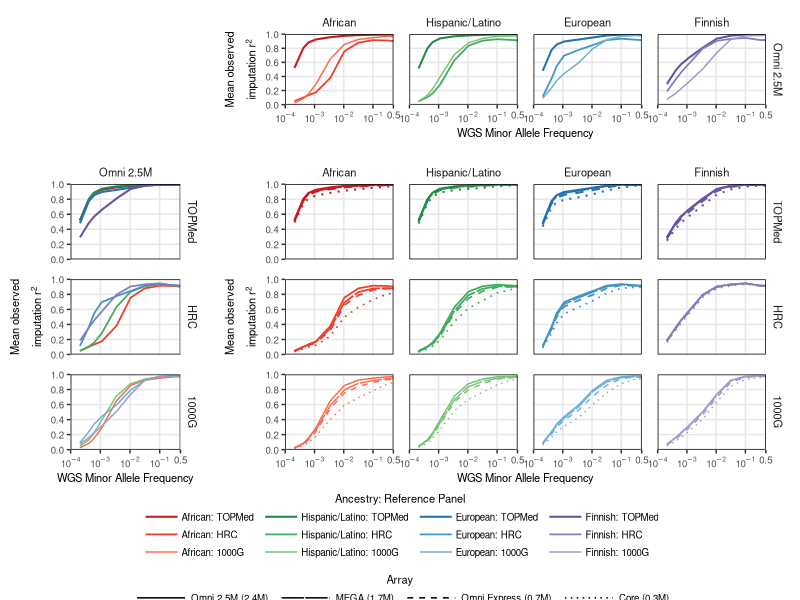

The R script that drew this image:
library(data.table)
library(ggplot2)
library(reshape2)
library(gridExtra)

biome=fread("../analyses/percentileaggr2/biome.bi.snv.mean.tab")
biome=biome[c(which(abs(biome$MAF-0.0002)==min(abs(biome$MAF-0.0002))),which(abs(biome$MAF-0.0004)==min(abs(biome$MAF-0.0004))),which(abs(biome$MAF-0.0006)==min(abs(biome$MAF-0.0006))),which(abs(biome$MAF-0.001)==min(abs(biome$MAF-0.001))),which(abs(biome$MAF-0.0032)==min(abs(biome$MAF-0.0032))),which(abs(biome$MAF-0.01)==min(abs(biome$MAF-0.01))),which(abs(biome$MAF-0.0316)==min(abs(biome$MAF-0.0316))),which(abs(biome$MAF-0.1)==min(abs(biome$MAF-0.1))),which(abs(biome$MAF-0.316)==min(abs(biome$MAF-0.316))),which(abs(biome$MAF-0.5)==min(abs(biome$MAF-0.5)))),]
biome=melt(biome, id="MAF")
biome$Array=rep(0, nrow(biome))
biome$Array[which(biome$variable=="Core_1000G" | biome$variable=="Core_HRC" | biome$variable=="Core_TOPMed")]="Core (0.3M)"
biome$Array[which(biome$variable=="OmniExp_1000G" | biome$variable=="OmniExp_HRC" | biome$variable=="OmniExp_TOPMed")]="Omni Express (0.7M)"
biome$Array[which(biome$variable=="Omni25_1000G" | biome$variable=="Omni25_HRC" | biome$variable=="Omni25_TOPMed")]="Omni 2.5M (2.4M)"
biome$Array[which(biome$variable=="MEGA_1000G" | biome$variable=="MEGA_HRC" | biome$variable=="MEGA_TOPMed")]="MEGA (1.7M)"
biome$Array=as.factor(biome$Array)
biome$`Reference Panel`=rep(0, nrow(biome))
biome$`Reference Panel`[which(biome$variable=="Core_1000G" | biome$variable=="OmniExp_1000G" | biome$variable=="Omni25_1000G" | biome$variable=="MEGA_1000G")]="1000G"
biome$`Reference Panel`[which(biome$variable=="Core_HRC" | biome$variable=="OmniExp_HRC" | biome$variable=="Omni25_HRC"| biome$variable=="MEGA_HRC")]="HRC"
biome$`Reference Panel`[which(biome$variable=="Core_TOPMed" | biome$variable=="OmniExp_TOPMed" | biome$variable=="Omni25_TOPMed" | biome$variable=="MEGA_TOPMed")]="TOPMed"
biome$`Reference Panel`=as.factor(biome$`Reference Panel`)
biome$Ancestry=rep("Hispanic/Latino", nrow(biome))

mlof=fread("../analyses/percentileaggr2/mlof.bi.snv.mean.tab")
mlof=mlof[c(which(abs(mlof$MAF-0.0002)==min(abs(mlof$MAF-0.0002))),which(abs(mlof$MAF-0.0004)==min(abs(mlof$MAF-0.0004))),which(abs(mlof$MAF-0.0006)==min(abs(mlof$MAF-0.0006))),which(abs(mlof$MAF-0.001)==min(abs(mlof$MAF-0.001))),which(abs(mlof$MAF-0.0032)==min(abs(mlof$MAF-0.0032))),which(abs(mlof$MAF-0.01)==min(abs(mlof$MAF-0.01))),which(abs(mlof$MAF-0.0316)==min(abs(mlof$MAF-0.0316))),which(abs(mlof$MAF-0.1)==min(abs(mlof$MAF-0.1))),which(abs(mlof$MAF-0.316)==min(abs(mlof$MAF-0.316))),which(abs(mlof$MAF-0.5)==min(abs(mlof$MAF-0.5)))),]
mlof=melt(mlof, id="MAF")
mlof$Array=rep(0, nrow(mlof))
mlof$Array[which(mlof$variable=="Core_1000G" | mlof$variable=="Core_HRC" | mlof$variable=="Core_TOPMed")]="Core (0.3M)"
mlof$Array[which(mlof$variable=="OmniExp_1000G" | mlof$variable=="OmniExp_HRC" | mlof$variable=="OmniExp_TOPMed")]="Omni Express (0.7M)"
mlof$Array[which(mlof$variable=="Omni25_1000G" | mlof$variable=="Omni25_HRC" | mlof$variable=="Omni25_TOPMed")]="Omni 2.5M (2.4M)"
mlof$Array[which(mlof$variable=="MEGA_1000G" | mlof$variable=="MEGA_HRC" | mlof$variable=="MEGA_TOPMed")]="MEGA (1.7M)"
mlof$Array=as.factor(mlof$Array)
mlof$`Reference Panel`=rep(0, nrow(mlof))
mlof$`Reference Panel`[which(mlof$variable=="Core_1000G" | mlof$variable=="OmniExp_1000G" | mlof$variable=="Omni25_1000G" | mlof$variable=="MEGA_1000G")]="1000G"
mlof$`Reference Panel`[which(mlof$variable=="Core_HRC" | mlof$variable=="OmniExp_HRC" | mlof$variable=="Omni25_HRC"| mlof$variable=="MEGA_HRC")]="HRC"
mlof$`Reference Panel`[which(mlof$variable=="Core_TOPMed" | mlof$variable=="OmniExp_TOPMed" | mlof$variable=="Omni25_TOPMed" | mlof$variable=="MEGA_TOPMed")]="TOPMed"
mlof$`Reference Panel`=as.factor(mlof$`Reference Panel`)
mlof$Ancestry=rep("European", nrow(mlof))

inpsyght=fread("../analyses/percentileaggr2/inpsyght.bi.snv.mean.tab")
inpsyght=inpsyght[c(which(abs(inpsyght$MAF-0.0002)==min(abs(inpsyght$MAF-0.0002))),which(abs(inpsyght$MAF-0.0004)==min(abs(inpsyght$MAF-0.0004))),which(abs(inpsyght$MAF-0.0006)==min(abs(inpsyght$MAF-0.0006))),which(abs(inpsyght$MAF-0.001)==min(abs(inpsyght$MAF-0.001))),which(abs(inpsyght$MAF-0.0032)==min(abs(inpsyght$MAF-0.0032))),which(abs(inpsyght$MAF-0.01)==min(abs(inpsyght$MAF-0.01))),which(abs(inpsyght$MAF-0.0316)==min(abs(inpsyght$MAF-0.0316))),which(abs(inpsyght$MAF-0.1)==min(abs(inpsyght$MAF-0.1))),which(abs(inpsyght$MAF-0.316)==min(abs(inpsyght$MAF-0.316))),which(abs(inpsyght$MAF-0.5)==min(abs(inpsyght$MAF-0.5)))),]
inpsyght=melt(inpsyght, id="MAF")
inpsyght$Array=rep(0, nrow(inpsyght))
inpsyght$Array[which(inpsyght$variable=="Core_1000G" | inpsyght$variable=="Core_HRC" | inpsyght$variable=="Core_TOPMed")]="Core (0.3M)"
inpsyght$Array[which(inpsyght$variable=="OmniExp_1000G" | inpsyght$variable=="OmniExp_HRC" | inpsyght$variable=="OmniExp_TOPMed")]="Omni Express (0.7M)"
inpsyght$Array[which(inpsyght$variable=="Omni25_1000G" | inpsyght$variable=="Omni25_HRC" | inpsyght$variable=="Omni25_TOPMed")]="Omni 2.5M (2.4M)"
inpsyght$Array[which(inpsyght$variable=="MEGA_1000G" | inpsyght$variable=="MEGA_HRC" | inpsyght$variable=="MEGA_TOPMed")]="MEGA (1.7M)"
inpsyght$Array=as.factor(inpsyght$Array)
inpsyght$`Reference Panel`=rep(0, nrow(inpsyght))
inpsyght$`Reference Panel`[which(inpsyght$variable=="Core_1000G" | inpsyght$variable=="OmniExp_1000G" | inpsyght$variable=="Omni25_1000G" | inpsyght$variable=="MEGA_1000G")]="1000G"
inpsyght$`Reference Panel`[which(inpsyght$variable=="Core_HRC" | inpsyght$variable=="OmniExp_HRC" | inpsyght$variable=="Omni25_HRC"| inpsyght$variable=="MEGA_HRC")]="HRC"
inpsyght$`Reference Panel`[which(inpsyght$variable=="Core_TOPMed" | inpsyght$variable=="OmniExp_TOPMed" | inpsyght$variable=="Omni25_TOPMed" | inpsyght$variable=="MEGA_TOPMed")]="TOPMed"
inpsyght$`Reference Panel`=as.factor(inpsyght$`Reference Panel`)
inpsyght$Ancestry=rep("African", nrow(inpsyght))

metsim=fread("../analyses/percentileaggr2/metsim.bi.snv.mean.tab")
metsim=metsim[c(which(abs(metsim$MAF-0.0002)==min(abs(metsim$MAF-0.0002))),which(abs(metsim$MAF-0.0004)==min(abs(metsim$MAF-0.0004))),which(abs(metsim$MAF-0.0006)==min(abs(metsim$MAF-0.0006))),which(abs(metsim$MAF-0.001)==min(abs(metsim$MAF-0.001))),which(abs(metsim$MAF-0.0032)==min(abs(metsim$MAF-0.0032))),which(abs(metsim$MAF-0.01)==min(abs(metsim$MAF-0.01))),which(abs(metsim$MAF-0.0316)==min(abs(metsim$MAF-0.0316))),which(abs(metsim$MAF-0.1)==min(abs(metsim$MAF-0.1))),which(abs(metsim$MAF-0.316)==min(abs(metsim$MAF-0.316))),which(abs(metsim$MAF-0.5)==min(abs(metsim$MAF-0.5)))),]
metsim=melt(metsim, id="MAF")
metsim$Array=rep(0, nrow(metsim))
metsim$Array[which(metsim$variable=="Core_1000G" | metsim$variable=="Core_HRC" | metsim$variable=="Core_TOPMed")]="Core (0.3M)"
metsim$Array[which(metsim$variable=="OmniExp_1000G" | metsim$variable=="OmniExp_HRC" | metsim$variable=="OmniExp_TOPMed")]="Omni Express (0.7M)"
metsim$Array[which(metsim$variable=="Omni25_1000G" | metsim$variable=="Omni25_HRC" | metsim$variable=="Omni25_TOPMed")]="Omni 2.5M (2.4M)"
metsim$Array[which(metsim$variable=="MEGA_1000G" | metsim$variable=="MEGA_HRC" | metsim$variable=="MEGA_TOPMed")]="MEGA (1.7M)"
metsim$Array=as.factor(metsim$Array)
metsim$`Reference Panel`=rep(0, nrow(metsim))
metsim$`Reference Panel`[which(metsim$variable=="Core_1000G" | metsim$variable=="OmniExp_1000G" | metsim$variable=="Omni25_1000G" | metsim$variable=="MEGA_1000G")]="1000G"
metsim$`Reference Panel`[which(metsim$variable=="Core_HRC" | metsim$variable=="OmniExp_HRC" | metsim$variable=="Omni25_HRC"| metsim$variable=="MEGA_HRC")]="HRC"
metsim$`Reference Panel`[which(metsim$variable=="Core_TOPMed" | metsim$variable=="OmniExp_TOPMed" | metsim$variable=="Omni25_TOPMed" | metsim$variable=="MEGA_TOPMed")]="TOPMed"
metsim$`Reference Panel`=as.factor(metsim$`Reference Panel`)
metsim$Ancestry=rep("Finnish", nrow(metsim))

all=rbind(biome, mlof, inpsyght,metsim)
all$Array=factor(all$Array, levels=c("Omni 2.5M (2.4M)","MEGA (1.7M)","Omni Express (0.7M)","Core (0.3M)"))
all$`Reference Panel`=factor(all$`Reference Panel`, levels=c("TOPMed","HRC","1000G"))
ybrks<-c(0,0.2,0.4,0.6,0.8,1)
brks<-c(0.5, 0.1, 0.01,0.001,0.0001)
labs=c(expression(0.5),expression(10^-1), expression(10^-2), expression(10^-3),expression(10^-4))
all$Ancestry=factor(all$Ancestry, levels=c("African","Hispanic/Latino","European","Finnish"))
all=all[order(all$Array),]


all$`Ancestry: Reference Panel`=rep("Hispanic/Latino: TOPMed", nrow(all))
all$`Ancestry: Reference Panel`[which(all$Ancestry=="Hispanic/Latino" & all$`Reference Panel`=="HRC")]="Hispanic/Latino: HRC"
all$`Ancestry: Reference Panel`[which(all$Ancestry=="Hispanic/Latino" & all$`Reference Panel`=="1000G")]="Hispanic/Latino: 1000G"
all$`Ancestry: Reference Panel`[which(all$Ancestry=="African" & all$`Reference Panel`=="TOPMed")]="African: TOPMed"
all$`Ancestry: Reference Panel`[which(all$Ancestry=="African" & all$`Reference Panel`=="HRC")]="African: HRC"
all$`Ancestry: Reference Panel`[which(all$Ancestry=="African" & all$`Reference Panel`=="1000G")]="African: 1000G"
all$`Ancestry: Reference Panel`[which(all$Ancestry=="European" & all$`Reference Panel`=="TOPMed")]="European: TOPMed"
all$`Ancestry: Reference Panel`[which(all$Ancestry=="European" & all$`Reference Panel`=="HRC")]="European: HRC"
all$`Ancestry: Reference Panel`[which(all$Ancestry=="European" & all$`Reference Panel`=="1000G")]="European: 1000G"
all$`Ancestry: Reference Panel`[which(all$Ancestry=="Finnish" & all$`Reference Panel`=="TOPMed")]="Finnish: TOPMed"
all$`Ancestry: Reference Panel`[which(all$Ancestry=="Finnish" & all$`Reference Panel`=="HRC")]="Finnish: HRC"
all$`Ancestry: Reference Panel`[which(all$Ancestry=="Finnish" & all$`Reference Panel`=="1000G")]="Finnish: 1000G"
all$`Ancestry: Reference Panel`=factor(all$`Ancestry: Reference Panel`, levels=c("African: TOPMed","African: HRC","African: 1000G","Hispanic/Latino: TOPMed","Hispanic/Latino: HRC","Hispanic/Latino: 1000G","European: TOPMed","European: HRC","European: 1000G","Finnish: TOPMed","Finnish: HRC","Finnish: 1000G"))


omni=all[which(all$Array=="Omni 2.5M (2.4M)"),]
omni$Array=rep("Omni 2.5M", nrow(omni))

a=ggplot(omni, aes(x=MAF,y=value, color=`Ancestry: Reference Panel`, size=`Reference Panel`))+scale_x_log10(breaks=brks, labels=labs, limits=c(1e-4,0.5),expand=c(0,0))+scale_y_continuous(breaks=ybrks,limits=c(0,1), expand=c(0,0))+theme_bw()+facet_grid(Array~Ancestry)+theme(legend.position="none",panel.grid.major=element_line(colour="#e7e7e7"),panel.grid.minor=element_blank(),panel.spacing.y=unit(1, "lines"), strip.text=element_text(size=8),axis.title=element_text(size=8),axis.text=element_text(size=7),panel.border=element_rect(color="black"),strip.background=element_rect(fill="white",color=NA), panel.spacing.x=unit(0.8, "lines"),plot.margin=unit(c(0.5,0.5,0.5,0.5), "lines"), legend.key.width=unit(3, "lines"),legend.text=element_text(size=8),legend.title=element_text(size=8))+geom_line(aes(group=`Reference Panel`))+scale_size_manual(values=c(0.7,0.6,0.5))+scale_color_manual(values=c("#cb181d","#ef3b2c","#fb6a4a","#238b45","#41ab5d","#74c476","#2171b5","#4292c6","#6baed6","#6a51a3","#807dba","#9e9ac8"))+xlab("WGS Minor Allele Frequency")+ylab(expression(atop(Mean~observed,imputation~r^2)))+guides(color=guide_legend(nrow=3))

b=ggplot(omni, aes(x=MAF,y=value, color=`Ancestry: Reference Panel`, size=`Reference Panel`))+scale_x_log10(breaks=brks, labels=labs, limits=c(1e-4,0.5),expand=c(0,0))+scale_y_continuous(breaks=ybrks,limits=c(0,1), expand=c(0,0))+theme_bw()+facet_grid(`Reference Panel`~Array)+theme(legend.position="none",panel.grid.major=element_line(colour="#e7e7e7"),panel.grid.minor=element_blank(),panel.spacing.y=unit(1, "lines"), strip.text=element_text(size=8),axis.title=element_text(size=8),axis.text=element_text(size=7),panel.border=element_rect(color="black"),strip.background=element_rect(fill="white",color=NA), panel.spacing=unit(0.5, "lines"),plot.margin=unit(c(0.5,0.5,0.5,0.5), "lines"), legend.key.width=unit(3, "lines"),legend.text=element_text(size=8),legend.title=element_text(size=8))+geom_line(aes(group=Ancestry))+scale_size_manual(values=c(0.7,0.6,0.5))+scale_color_manual(values=c("#cb181d","#ef3b2c","#fb6a4a","#238b45","#41ab5d","#74c476","#2171b5","#4292c6","#6baed6","#6a51a3","#807dba","#9e9ac8"))+xlab("WGS Minor Allele Frequency")+ylab(expression(atop(Mean~observed,imputation~r^2)))+guides(color=guide_legend(nrow=3))

c=ggplot(all, aes(x=MAF,y=value, color=`Ancestry: Reference Panel`, linetype=Array, size=`Ancestry: Reference Panel`))+scale_x_log10(breaks=brks, labels=labs, limits=c(1e-4,0.5),expand=c(0,0))+scale_y_continuous(breaks=ybrks,limits=c(0,1), expand=c(0,0))+theme_bw()+facet_grid(`Reference Panel`~Ancestry)+theme(legend.position="bottom",panel.grid.major=element_line(colour="#e7e7e7"),panel.grid.minor=element_blank(),panel.spacing.y=unit(1, "lines"), strip.text=element_text(size=8),axis.title=element_text(size=8),axis.text=element_text(size=7),panel.border=element_rect(color="black"),strip.background=element_rect(fill="white",color=NA), panel.spacing.x=unit(0.8, "lines"),plot.margin=unit(c(0.5,0.5,0.5,0.5), "lines"), legend.key.width=unit(2, "lines"), legend.key.height=unit(0.5, "lines"),legend.text=element_text(size=7, margin=margin(0,0,0,0)),legend.spacing=unit(0.05, "lines"),legend.title=element_text(size=8), legend.box="vertical")+geom_line(aes(group=Array))+scale_size_manual(values=c(rep(c(0.7,0.6,0.5),4)))+scale_color_manual(values=c("#cb181d","#ef3b2c","#fb6a4a","#238b45","#41ab5d","#74c476","#2171b5","#4292c6","#6baed6","#6a51a3","#807dba","#9e9ac8"))+scale_linetype_manual(values=c("solid","F1","dashed","dotted"))+xlab("WGS Minor Allele Frequency")+ylab(expression(atop(Mean~observed,imputation~r^2)))+guides(color=guide_legend(title.position="top", title.hjust=0.5), linetype=guide_legend(title.position="top", keywidth=3, title.hjust=0.5), size=guide_legend(title.position="top", title.hjust=0.5))

library(gridExtra)
get_legend<-function(myggplot){
  tmp <- ggplot_gtable(ggplot_build(myggplot))
  leg <- which(sapply(tmp$grobs, function(x) x$name) == "guide-box")
  legend <- tmp$grobs[[leg]]
  return(legend)
}
legend=get_legend(c)
c=c+theme(legend.position="none")

tiff(file="~/FigS2.tiff", height=174, width=174, units="mm", res=300)
grid.arrange(ggplotGrob(a),ggplotGrob(b),ggplotGrob(c),legend, widths=c(1.1,3), heights=c(1,2.3,0.7), layout_matrix=rbind(c(NA,1),c(2,3),c(5)))
dev.off()
